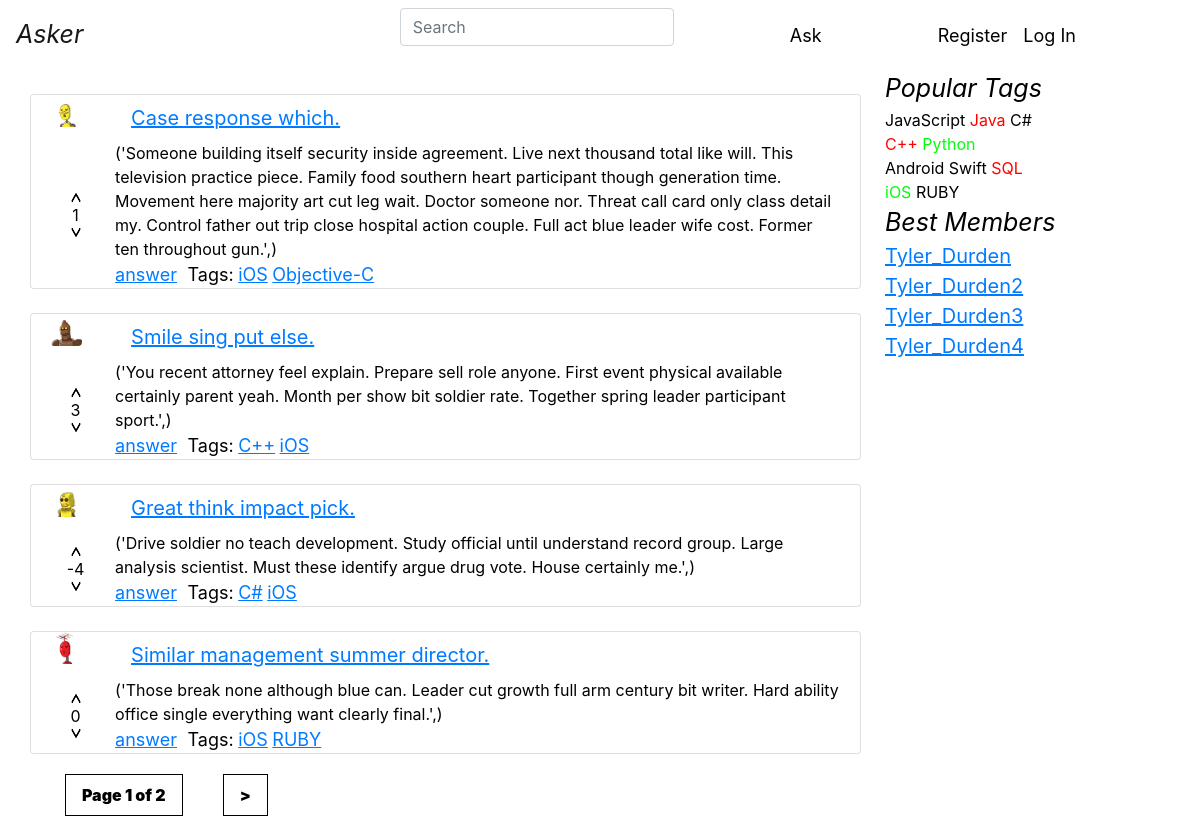
Screenshot of /tag/iOS/ with the database file from the repository.
### asker/models.py (models this page shows, shortened)
class Question(models.Model):
    objects = QuestionManager()
    author = models.ForeignKey(
        Profile,
        on_delete=models.PROTECT,
    )
    title = models.CharField(max_length=120, verbose_name=u"Заголовок вопроса")
    text = models.TextField(verbose_name=u"Полное описание вопроса")
    create_date = models.DateTimeField(default=datetime.now, verbose_name=u"Время создания вопроса")
    is_active = models.BooleanField(default=True, verbose_name=u"Доступность вопроса")
    tags = models.ManyToManyField(
        Tag,
        blank=True
    )
    raiting = models.IntegerField(null=True, blank=True, default=0, verbose_name='raiting')
    likes = models.ManyToManyField(
        Like,
        blank=True
    )
    class Meta:
        ordering = ['-create_date']

class Profile(AbstractUser):
    upload = models.ImageField(upload_to='')
    rating = models.IntegerField(default=0)

class Tag(models.Model):
    title = models.CharField(max_length=120, verbose_name=u"Заголовок ярлыка")

### asker/views.py (the view)
# urls.py: path('tag/<str:tag>/', views.tag, name='tag'),
def tag(request, tag):
    m_tag = Tag.objects.get(title=tag)
    questions_list = Question.objects.filter(tags=m_tag.id)
    questions_list = paginator(questions_list, request)
    return render(request, 'asker/tag.html', {"questions": questions_list})

### asker/views.py (called while the page is built)
def paginator(questions_list, request):
    paginator = Paginator(questions_list, 4)
    page = request.GET.get('page')
    try:
        questions_list = paginator.page(page)
    except PageNotAnInteger:
        questions_list = paginator.page(1)
    except EmptyPage:
        questions_list = paginator.page(paginator.num_pages)
    return questions_list

### templates/asker/tag.html
{% extends "asker/base.html" %}
{% block content %}
    <main role="main" class="container main_margin">
        <div class="row">
            <div class="col-9">
                {% for question in questions %}
                    {% include "asker/one_question.html" %}
                {% endfor %}
                {% include "asker/paginator.html" %}
            </div>
            <div class="col-3">
                {% include "asker/right_tags.html" %}
            </div>
        </div>
    </main>
{% endblock %}

### templates/asker/one_question.html
{% load static %}
<div class="row">
    <div class="card container mr-4 mt-4">
        <div class="row">
            <div class="col-1">
                <img class="rounded mx-auto d-block" src="{{ question.author.upload.url }}" alt="" width="32"
                     height="32" hspace="0" vspace="0">
            </div>
            <div class="col-11 text-left">
                <a class="nav-link" href="{% url 'question' question.id %}"><span
                        class="question">{{ question.title }}</span></a>
            </div>
        </div>
        <div class="row">
            <div class="col-1 align-self-center text-center">
                <a href="#"><img class="arr_button rounded" src="{% static "images/arr_up.png" %}"
                                     width="10" height="10"></a>
                    <span class="arr_button rounded"
                          style="vertical-align: middle;">{{ question.raiting }}</span>
                    <a href="#"><img class="arr_button rounded" src="{% static "images/arr_down.png" %}"
                                     width="10" height="10"></a>
            </div>
            <div class="col-11">
                <p class="card-text mb-auto d-flex flex-column align-items-start"
                       style="margin-right: 5px;">{{ question.text }}</p>
                    <a href="{% url 'question' question.id %}"> <span
                            class="top_name"> answer</span></a>
                    <span class="text_style"
                          style="white-space: nowrap; margin-left: 6px"> Tags:</span>
                    {% for tag in question.tags.all %}
                        <a href="{% url 'tag' tag.title %}"> <span
                                class="top_name"> {{ tag.title }}</span></a>
                    {% endfor %}
            </div>
        </div>
    </div>
</div>

### asker/static/css/my_style.css (style rules this page uses)
body { background-color: #ffffff; color: #000000; }
A { color: black; text-decoration: none; }
.arr_button { margin-left: 20px; }
.main_margin { margin-top: 70px; }
.question { font-size: 20px; text-decoration: underline; color: #007bff; }
.top_name { font-size: 18px; text-decoration: underline; color: #007bff; }
.text_style { font-size: 18px; color: black; }

### rows the page displays
Question: author.upload (picture), title "Case response which.", raiting "1", text "('Someone building itself security inside agreement. Live next thousand total like will. This television practice piece. Family food southern heart participant though generation time. Movement here majority art cut leg wait. Doctor someone nor. Threat call card only class detail my. Control father out trip close hospital action couple. Full act blue leader wife cost. Former ten throughout gun.',)"
Tag: title "iOS"
Tag: title "Objective-C"
Question: author.upload (picture), title "Smile sing put else.", raiting "3", text "('You recent attorney feel explain. Prepare sell role anyone. First event physical available certainly parent yeah. Month per show bit soldier rate. Together spring leader participant sport.',)"
Tag: title "C++"
Question: author.upload (picture), title "Great think impact pick.", raiting "-4", text "('Drive soldier no teach development. Study official until understand record group. Large analysis scientist. Must these identify argue drug vote. House certainly me.',)"
Tag: title "C#"
Question: author.upload (picture), title "Similar management summer director.", raiting "0", text "('Those break none although blue can. Leader cut growth full arm century bit writer. Hard ability office single everything want clearly final.',)"
Tag: title "RUBY"

### other values shown
{{ questions.number }} "1"
{{ questions.paginator.num_pages }} "2"
